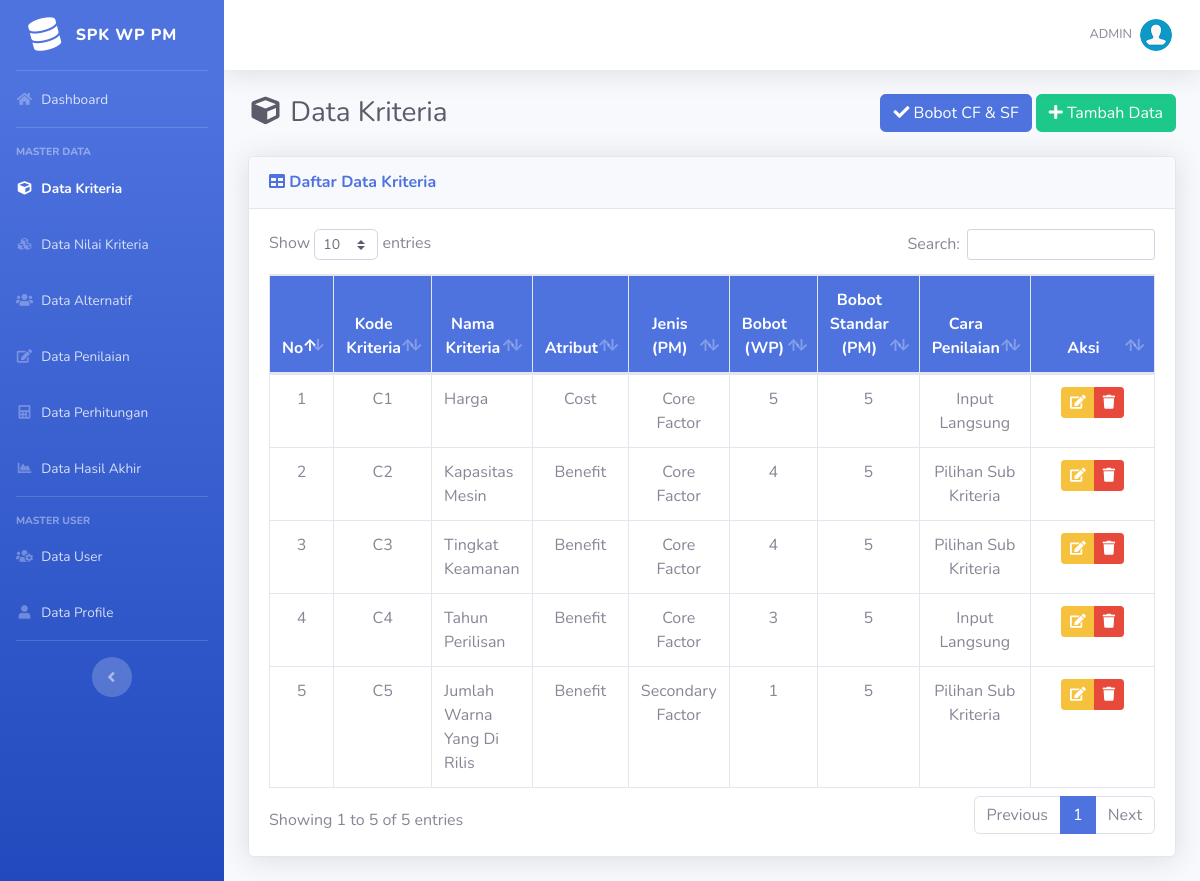
The app's page /list-kriteria.php (signed in) with its own data.
### tables this page shows
CREATE TABLE `kriteria` (
  `id_kriteria` int(11) NOT NULL,
  `kode_kriteria` varchar(10) NOT NULL,
  `nama` varchar(50) NOT NULL,
  `type` varchar(50) NOT NULL,
  `jenis` varchar(50) NOT NULL,
  `bobot` float NOT NULL,
  `bobot_standar` float NOT NULL,
  `ada_pilihan` tinyint(1) DEFAULT NULL
);

### list-kriteria.php (the view, shortened to what this page needs)
<?php
require_once('includes/init.php');
require_once('template/header.php');
?>
<div class="d-sm-flex align-items-center justify-content-between mb-4">
    <h1 class="h3 mb-0 text-gray-800"><i class="fas fa-fw fa-cube"></i> Data Kriteria</h1>
	<div>
		<button type="button" class="btn btn-primary" data-toggle="modal" data-target="#exampleModal"><i class="fa fa-check"></i> Bobot CF & SF</button>
		<a href="tambah-kriteria.php" class="btn btn-success"> <i class="fa fa-plus"></i> Tambah Data </a>
	</div>
</div>
<div class="card shadow mb-4">
    <div class="card-header py-3">
        <h6 class="m-0 font-weight-bold text-primary"><i class="fa fa-table"></i> Daftar Data Kriteria</h6>
    </div>
    <div class="card-body">
		<div class="table-responsive">
			<table class="table table-bordered" id="dataTable" width="100%" cellspacing="0">
				<thead class="bg-primary text-white">
					<tr align="center">
						<th>No</th>
						<th>Kode Kriteria</th>
						<th>Nama Kriteria</th>
						<th>Atribut</th>
						<th>Jenis (PM)</th>
						<th>Bobot (WP)</th>
						<th>Bobot Standar (PM)</th>
						<th>Cara Penilaian</th>
						<th width="15%">Aksi</th>
					</tr>
				</thead>
				<tbody>
				<?php
				$no = 1;
				$query = mysqli_query($koneksi,"SELECT * FROM kriteria ORDER BY kode_kriteria ASC");
				while($data = mysqli_fetch_array($query)):
				?>
					<tr align="center">
						<td><?php echo $no; ?></td>
						<td><?php echo $data['kode_kriteria']; ?></td>
						<td align="left"><?php echo $data['nama']; ?></td>
						<td><?php echo $data['type']; ?></td>
						<td><?php echo $data['jenis']; ?></td>
						<td><?php echo $data['bobot']; ?></td>
						<td><?php echo $data['bobot_standar']; ?></td>
						<td><?php echo ($data['ada_pilihan']) ? 'Pilihan Sub Kriteria': 'Input Langsung'; ?></td>
						<td>
							<div class="btn-group" role="group">
								<a data-toggle="tooltip" data-placement="bottom" title="Edit Data" href="edit-kriteria.php?id=<?php echo $data['id_kriteria']; ?>" class="btn btn-warning btn-sm"><i class="fa fa-edit"></i></a>
								<a  data-toggle="tooltip" data-placement="bottom" title="Hapus Data" href="hapus-kriteria.php?id=<?php echo $data['id_kriteria']; ?>" onclick="return confirm ('Apakah anda yakin untuk meghapus data ini')" class="btn btn-danger btn-sm"><i class="fa fa-trash"></i></a>
							</div>
						</td>
					</tr>
					<?php
					$no++;
					endwhile; ?>
				</tbody>
			</table>
		</div>
	</div>
</div>
<?php
require_once('template/footer.php');
?>

### records on screen
kriteria: kode_kriteria "C1", nama "Harga", type "Cost", jenis "Core Factor", bobot "5", bobot_standar "5", ada_pilihan "Input Langsung"
kriteria: kode_kriteria "C2", nama "Kapasitas Mesin", type "Benefit", jenis "Core Factor", bobot "4", bobot_standar "5", ada_pilihan "Pilihan Sub Kriteria"
kriteria: kode_kriteria "C3", nama "Tingkat Keamanan", type "Benefit", jenis "Core Factor", bobot "4", bobot_standar "5", ada_pilihan "Pilihan Sub Kriteria"
kriteria: kode_kriteria "C4", nama "Tahun Perilisan", type "Benefit", jenis "Core Factor", bobot "3", bobot_standar "5", ada_pilihan "Input Langsung"
kriteria: kode_kriteria "C5", nama "Jumlah Warna Yang Di Rilis", type "Benefit", jenis "Secondary Factor", bobot "1", bobot_standar "5", ada_pilihan "Pilihan Sub Kriteria"

### other values on screen
$_SESSION['username'] "ADMIN"
